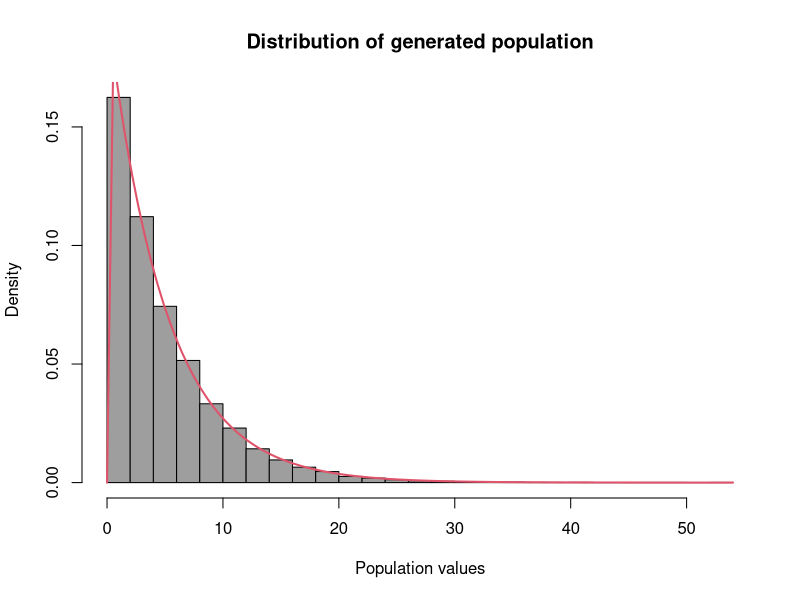
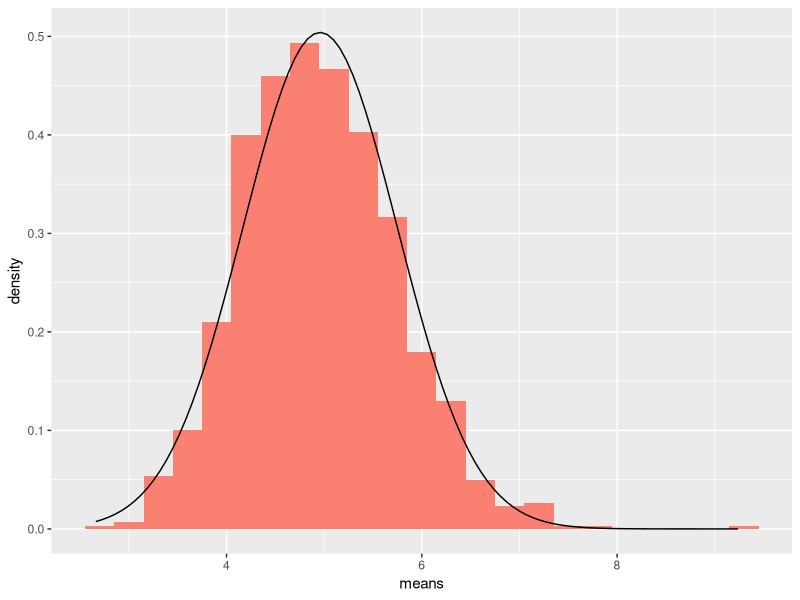
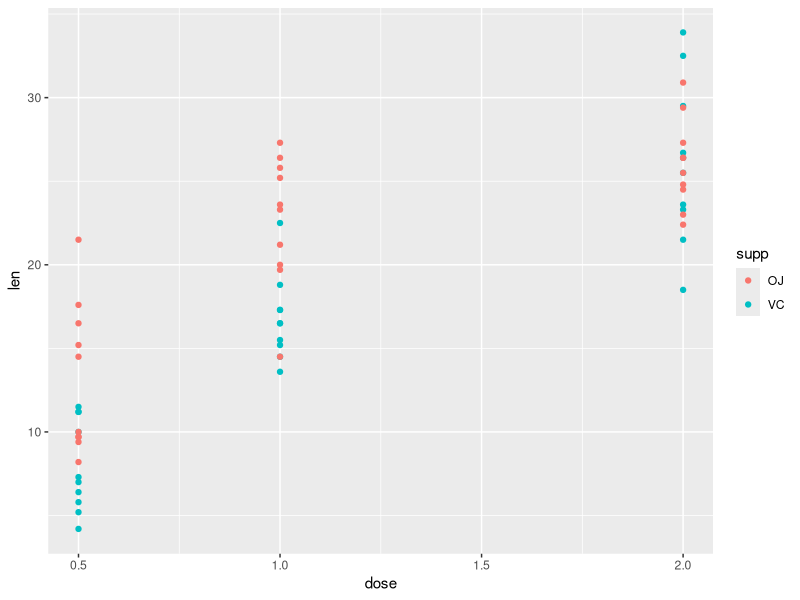
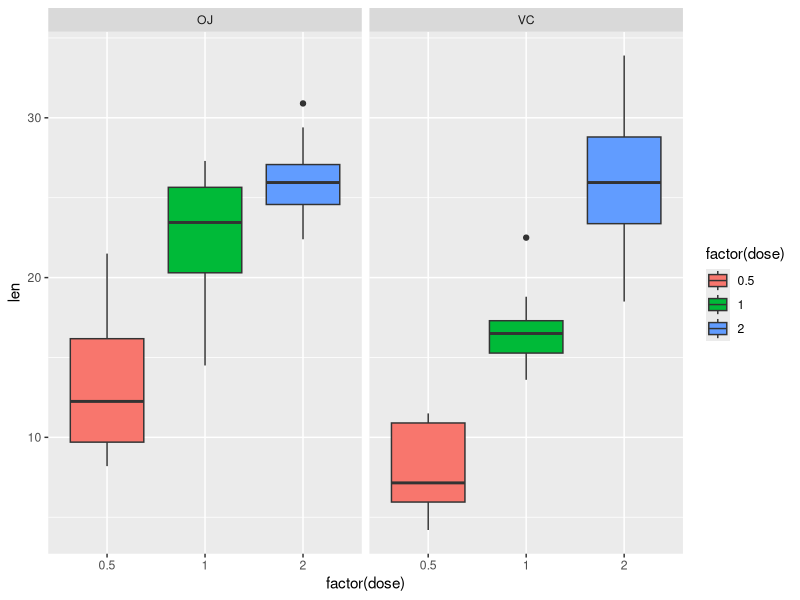

Source code (R) for these figures, in order:
## ---- chunk 1
lambda <- 0.2
## ---- chunk 2
set.seed(10000)
## ---- chunk 3
pop <- rexp(n = 10000, rate = lambda)
hist(pop, 
     main="Distribution of generated population", 
     freq=FALSE, 
     xlab='Population values',
     breaks=30,
     col=8)
curve(dexp(x,lambda), add=TRUE, col=2, lwd=2)
## ---- chunk 4
no_of_exp <- 40
no_of_iteration <- 1000
sample_matrix <- data.frame(
                            matrix(
                                sample(pop, size = no_of_exp*no_of_iteration, replace = TRUE),
                                nrow = no_of_iteration
                                )
                            )
sample_matrix <- cbind(sample_matrix, means=rowMeans(sample_matrix))
## ---- chunk 5
library(ggplot2)
ggplot(sample_matrix, aes(x=means)) + geom_histogram(binwidth=0.3, fill="salmon", aes(y=..density..)) + stat_function(fun=dnorm, args=list(mean=mean(sample_matrix$means), sd=sd(sample_matrix$means)))

## add legend! 
## rename X axis 
## ---- chunk 6
data(ToothGrowth)
TG <- ToothGrowth
str(TG)

library(gridExtra)
plot1 <- ggplot(data = TG, aes(x = dose, y= len)) + geom_point(aes(color=supp))
plot2 <- ggplot(data = TG, aes(x = factor(dose), y= len)) + facet_grid(.~supp) + geom_boxplot(aes(fill=factor(dose)))
plot1
plot2
#grid.arrange(plot1, plot2, ncol=2, )


